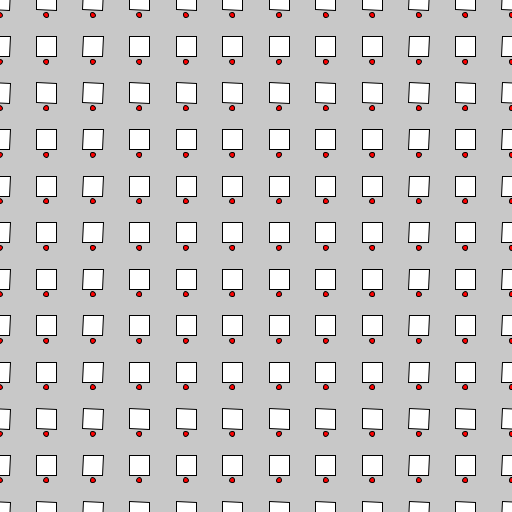
Frame 1 (no input)
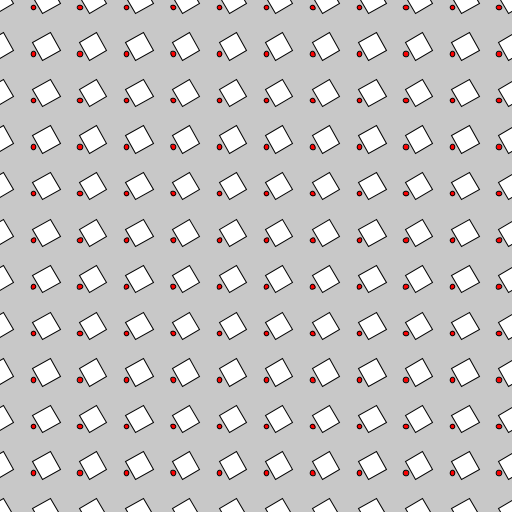
Frame 60 (the mouse pressed at the canvas centre just before this capture)
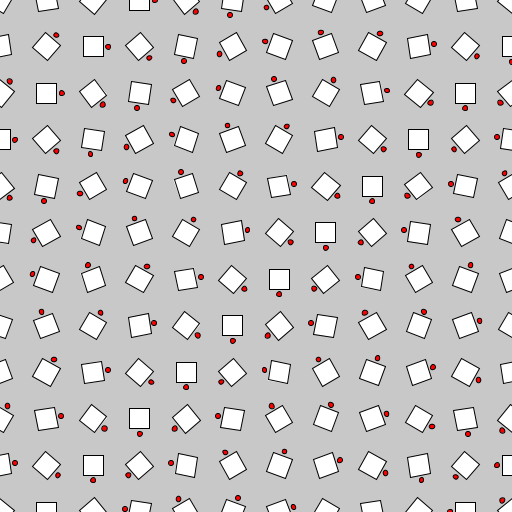
Frame 120 (the mouse held since frame 60 and released just before this capture)

The Processing sketch that drew these frames (run headless with seeded random() and noise(); from frame 60 on, the mouse is pressed at the canvas centre):

// Processing sketch: pract_5
// ── pract_5.pde
float boxWidth=20;
float row=12;
float col=12;

void setup() {
	size(512, 512);
	smooth();
	rectMode(CENTER);
}

void draw() {
	background(200);
	float tx=map(mouseX,0,width,0,100);
	float ty=map(mouseY,0,height,0,100);

	//println(tx+" "+ty);

	for (int j=0;j<col;j++) {
		for (int i=0;i<row;i++) {
			//println("i: "+i);
			pushMatrix();
			float x = i*width/(row-1);
			float y = j*height/(col-1);
			translate(x, y);
			rotate(radians(tx*i+ty*j+frameCount));

			fill(255,0,0);
			ellipse(0, 15, 5, 5);
			fill(255,255,255);
			rect(0, 0, boxWidth, boxWidth);	

			popMatrix();			
		}
	}
}
float qx=0,qy=0;
